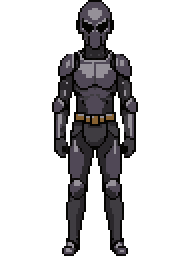
#> input picture dnd-character/tools/_debug_fighter_frame.png, 96 x 128 px, given in place of 6.jpg, which was not available (shown 2 times larger); the run also reads 1 picture not shown here
$ python process_hq_art.py
#> lines starting #> are read from the running program, lines starting #| are printed output that depends on the picture; pictures that were not available may be replaced by others from this repository, and a replacement may not be noted
#!/usr/bin/env python3
"""Process generated FFT-style art into transparent game sprites."""
from __future__ import annotations

from pathlib import Path

from PIL import Image

SESS = Path(
    r"C:\Users\andrew\.grok\sessions"
    r"\C%3A%5CUsers%5Candrew%5CDesktop%5Cfaggot%5Cnig"
    r"\019f473e-b510-78c0-becc-6cf98677154f\images"
)
OUT = Path(r"C:\Users\andrew\Desktop\faggot\dnd-character\sprites")


def remove_bg(im: Image.Image, thr: float = 42.0) -> Image.Image:
    im = im.convert("RGBA")
    px = im.load()
    w, h = im.size
    # sample corners for bg color
    samples = [px[2, 2], px[w - 3, 2], px[2, h - 3], px[w - 3, h - 3]]
    br = sum(s[0] for s in samples) / 4
    bg = sum(s[1] for s in samples) / 4
    bb = sum(s[2] for s in samples) / 4
    for y in range(h):
        for x in range(w):
            r, g, b, a = px[x, y]
            dist = ((r - br) ** 2 + (g - bg) ** 2 + (b - bb) ** 2) ** 0.5
            if dist < thr:
                px[x, y] = (r, g, b, 0)
            elif dist < thr * 1.35:
                # soft edge
                fa = int(max(0, min(255, (dist - thr) / (thr * 0.35) * 255)))
                px[x, y] = (r, g, b, fa)
    return im


def crop_alpha(im: Image.Image, pad: int = 4) -> Image.Image:
    bbox = im.getbbox()
    if not bbox:
        return im
    l, t, r, b = bbox
    l = max(0, l - pad)
    t = max(0, t - pad)
    r = min(im.width, r + pad)
    b = min(im.height, b + pad)
    return im.crop((l, t, r, b))


def fit_frame(im: Image.Image, fw: int, fh: int) -> Image.Image:
    """Scale to fit in fw×fh, feet at bottom-center."""
    im = im.convert("RGBA")
    scale = min(fw / im.width, fh / im.height)
    nw = max(1, int(im.width * scale))
    nh = max(1, int(im.height * scale))
    resized = im.resize((nw, nh), Image.Resampling.LANCZOS)
    canvas = Image.new("RGBA", (fw, fh), (0, 0, 0, 0))
    x = (fw - nw) // 2
    y = fh - nh  # feet bottom
    canvas.paste(resized, (x, y), resized)
    return canvas


def make_sheet_4x4(frame: Image.Image) -> Image.Image:
    fw, fh = frame.size
    sheet = Image.new("RGBA", (fw * 4, fh * 4), (0, 0, 0, 0))
    for row in range(4):
        for col in range(4):
            sheet.paste(frame, (col * fw, row * fh), frame)
    return sheet


def process_unit(src: Path, dest: Path, fw: int = 96, fh: int = 112) -> None:
    im = Image.open(src)
    im = remove_bg(im, thr=48)
    im = crop_alpha(im, pad=6)
    frame = fit_frame(im, fw, fh)
    sheet = make_sheet_4x4(frame)
    dest.parent.mkdir(parents=True, exist_ok=True)
    sheet.save(dest, "PNG")
    # also single-frame for reference
    frame.save(dest.with_name(dest.stem + "_idle.png"), "PNG")
    print("unit", dest, sheet.size)


def process_billboard(src: Path, dest: Path, max_h: int = 160) -> None:
    im = Image.open(src)
    im = remove_bg(im, thr=50)
    im = crop_alpha(im, pad=4)
    if im.height > max_h:
        scale = max_h / im.height
        im = im.resize(
            (max(1, int(im.width * scale)), max_h), Image.Resampling.LANCZOS
        )
    dest.parent.mkdir(parents=True, exist_ok=True)
    im.save(dest, "PNG")
    print("billboard", dest, im.size)


def process_tex(src: Path, dest: Path, size: int = 64) -> None:
    im = Image.open(src).convert("RGBA")
    im = im.resize((size, size), Image.Resampling.LANCZOS)
    dest.parent.mkdir(parents=True, exist_ok=True)
    im.save(dest, "PNG")
    print("tex", dest, im.size)


def main() -> None:
    # Identified from inspection
    process_unit(SESS / "6.jpg", OUT / "hq" / "characters" / "fighter.png")
#> in process_unit, im is the input picture: PIL image 96x128 RGBA; mean R, G, B, A 14.2, 13.1, 14.3, 65.3
#> in remove_bg, `samples = [px[2, 2], px[w - 3, 2], px[2, h - 3], px[w - 3, h - 3]]`: samples = [(0, 0, 0, 0), (0, 0, 0, 0), (0, 0, 0, 0), (0, 0, 0, 0)]
#> in remove_bg, `br = sum(s[0] for s in samples) / 4`: br = 0
#> in process_unit, `im = remove_bg(im, thr=48)`:
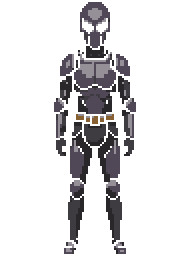
#> im: PIL image 96x128 RGBA (shown 2 times larger); mean R, G, B, A 14.2, 13.1, 14.3, 45.6; transparent parts drawn white
#> in crop_alpha, `bbox = im.getbbox()`: bbox = (27, 1, 68, 127)
#> in crop_alpha, `l, t, r, b = bbox`: l = 27; t = 1; r = 68; b = 127
#> in crop_alpha, `l = max(0, l - pad)`: l = 21
#> in crop_alpha, `t = max(0, t - pad)`: t = 0
#> in crop_alpha, `r = min(im.width, r + pad)`: r = 74
#> in crop_alpha, `b = min(im.height, b + pad)`: b = 128
#> in crop_alpha, `return im.crop((l, t, r, b))`:
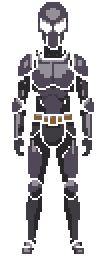
#> returned value: PIL image 53x128 RGBA (shown 2 times larger); mean R, G, B, A 25.7, 23.7, 25.9, 82.5; transparent parts drawn white
#> in fit_frame, `resized = im.resize((nw, nh), Image.Resampling.LANCZOS)`:
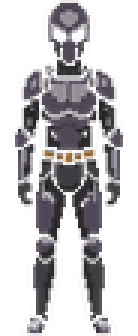
#> resized: PIL image 46x112 RGBA (shown 3 times larger); mean R, G, B, A 36.3, 33.2, 36.8, 81.7; transparent parts drawn white
#> in fit_frame, `canvas = Image.new("RGBA", (fw, fh), (0, 0, 0, 0))`: canvas: PIL image 96x112 RGBA; every value is 0
#> in fit_frame, `canvas.paste(resized, (x, y), resized)`:
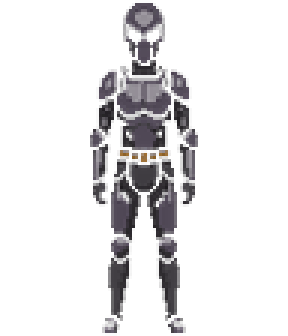
#> canvas: PIL image 96x112 RGBA (shown 3 times larger); mean R, G, B, A 12, 11.1, 12.3, 35.1; transparent parts drawn white
#> in make_sheet_4x4, `sheet = Image.new("RGBA", (fw * 4, fh * 4), (0, 0, 0, 0))`: sheet: PIL image 384x448 RGBA; every value is 0
#> after the loop in make_sheet_4x4, `for row in range(4):`:
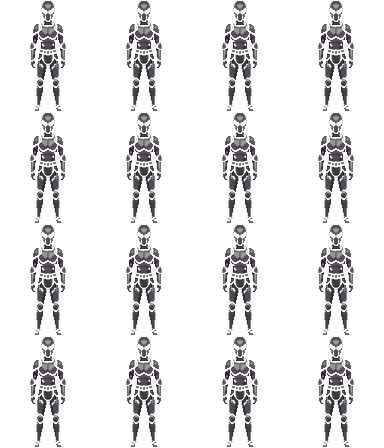
#> sheet: PIL image 384x448 RGBA; mean R, G, B, A 10.3, 9.5, 10.6, 31.7; transparent parts drawn white
#| unit C:\Users\andrew\Desktop\faggot\dnd-character\sprites/hq/characters/fighter.png (384, 448)
    process_unit(SESS / "4.jpg", OUT / "hq" / "monsters" / "goblin.png")
    # alias common class keys to fighter for pack completeness
    fighter = OUT / "hq" / "characters" / "fighter.png"
    for alias in ("paladin", "barbarian", "human"):
        dest = OUT / "hq" / "characters" / f"{alias}.png"
        if fighter.exists():
            Image.open(fighter).save(dest)
            print("alias", dest.name)
    process_billboard(SESS / "3.jpg", OUT / "hq" / "decor" / "tree.png", max_h=180)
    process_billboard(SESS / "5.jpg", OUT / "hq" / "decor" / "bush.png", max_h=72)
    # also overwrite active decor for immediate visual upgrade
    process_billboard(SESS / "3.jpg", OUT / "decor" / "tree.png", max_h=180)
    process_billboard(SESS / "3.jpg", OUT / "decor" / "tree2.png", max_h=170)
    process_billboard(SESS / "5.jpg", OUT / "decor" / "bush.png", max_h=72)
    process_billboard(SESS / "5.jpg", OUT / "decor" / "bush2.png", max_h=64)
    process_tex(SESS / "2.jpg", OUT / "hq" / "terrain" / "grass.png", 64)
    process_tex(SESS / "1.jpg", OUT / "hq" / "terrain" / "stone.png", 64)
    process_tex(SESS / "2.jpg", OUT / "terrain" / "grass.png", 64)
    process_tex(SESS / "1.jpg", OUT / "terrain" / "stone.png", 64)
    process_tex(SESS / "1.jpg", OUT / "terrain" / "brick.png", 64)
    print("done")


if __name__ == "__main__":
#> (the run stopped early here; a loop or call above may not have finished)
